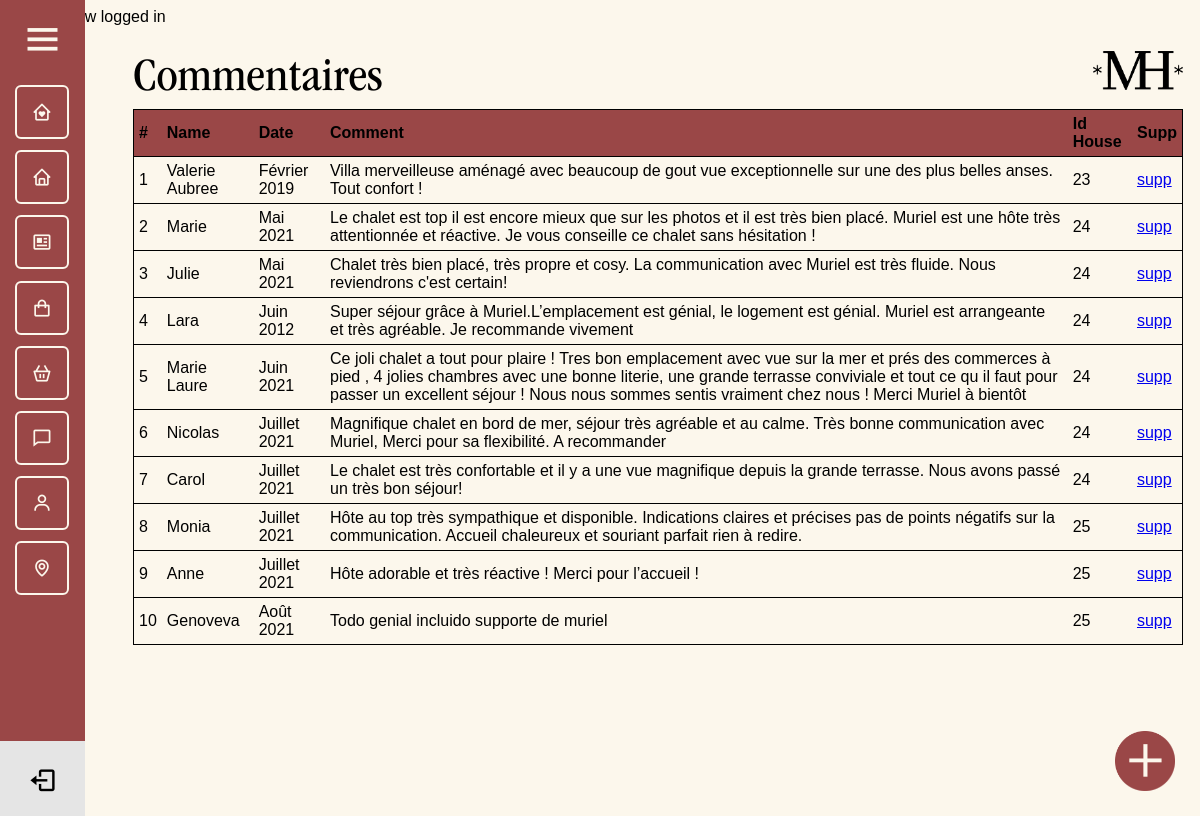
/admin/comments.php (signed in), run on the app's committed database.
### tables this page shows
CREATE TABLE IF NOT EXISTS `comments` (
  `id` int(11) NOT NULL AUTO_INCREMENT,
  `fullname` varchar(255) NOT NULL,
  `date_c` varchar(50) DEFAULT NULL,
  `comment` longtext NOT NULL,
  `id_rooms` int(11) NOT NULL,
  PRIMARY KEY (`id`),
  KEY `id_rooms` (`id_rooms`)
);

### admin/comments.php (the view, shortened to what this page needs)
<?php
require_once $_SERVER['DOCUMENT_ROOT'] . '/core/core.php';
include 'includes/header.php';
include 'includes/navigation.php';
$sql = "SELECT * FROM comments ORDER BY id_rooms";
$result = $db->query($sql);
$row_count = 1;
?>
<div class="admin_page">
  <div class="header_admin">
    <h1>Commentaires</h1>
    <img src="../assets/png/LOGO_ANCIEN.png" alt="Logo Muriel">
  </div>
  <div class="admin_page_comments">
    <table class="">
      <thead>
        <tr>
          <th>#</th>
          <th>Name</th>
          <th>Date</th>
          <th>Comment</th>
          <th>Id House</th>
          <th>Supp</th>
        </tr>
      </thead>
      <tbody>
        <?php while ($rows = mysqli_fetch_assoc($result)) : ?>
          <tr>
            <td><?= $row_count++; ?></td>
            <td><?= $rows['fullname']; ?></td>
            <td><?= $rows['date_c']; ?></td>
            <td><?= $rows['comment']; ?></td>
            <td><?= $rows['id_rooms']; ?></td>
            <td>
              <a href="comments.php?delete=<?= $rows['id']; ?>" class="w3-btn w3-small w3-red"><span class="glyphicon glyphicon-trash">supp</span></a>
            </td>
          </tr>
        <?php endwhile; ?>
      </tbody>
    </table>
    <a href="add_commentaire.php"><img src="/assets/png/button_add.png" alt=""></a>
  </div>
</div>

### core/core.php (shortened to what this page needs)
<?php
 if(isset($_SESSION['logged_in'])){
    echo '<div>'.$_SESSION['logged_in'].'</div> ';
}
?>

### admin/includes/header.php (shortened to what this page needs)
<!DOCTYPE html>
<html lang="fr">
<head>
    <link href='https://unpkg.com/boxicons@2.0.8/css/boxicons.min.css' rel='stylesheet'>
    <link rel="stylesheet" href="./css/style.css">
</head>
<body>

### admin/includes/navigation.php (shortened to what this page needs)
  <div class="sidebar">
    <div class="logo_content">
      <i class='bx bx-menu' id="btn"></i>
    </div>
    <ul class="nav_list">
      <li>
        <a href="reservations.php">
          <i class='bx bx-home-heart'></i>
        </a>
      </li>
      <li>
        <a href="rooms.php">
          <i class='bx bx-home'></i>
        </a>
      </li>
      <li>
        <a href="tours.php">
        <i class='bx bx-news' ></i>
        </a>
      </li>
      <li>
        <a href="products.php">
          <i class='bx bx-shopping-bag'></i>
        </a>
      </li>
      <li>
        <a href="">
          <i class='bx bx-basket'></i>
        </a>
      </li>
      <li>
        <a href="comments.php">
          <i class='bx bx-comment'></i>
        </a>
      </li>
      <li>
        <a href="users.php">
          <i class='bx bx-user'></i>
        </a>
      </li>
      <li>
        <a href="../index.php">
        <i class='bx bx-map' ></i>
        </a>
      </li>
    </ul>
      <div class="profile_content">
        <div class="profile">
          <a href="logout.php">
              <i class='bx bx-log-out' id="log_out"></i>
            </a>
        </div>
      </div>
  </div>
</body>
</html>

### admin/css/style.css (style rules this page uses)
body { position: relative; min-height: 100vh; width: 100%; background-color: #FCF7EC; font-family: sans-serif; overflow-x: hidden; }
.sidebar { position: fixed; top: 0; left: 0; height: 100%; width: 55px; background: #9A4747; padding: 15px 15px; transition: all 0.5s ease; z-index: 10; }
.sidebar #btn { position: absolute; color: #FCF7EC; left: 50%; top: 15px; font-size: 45px; height: 50px; width: 50px; text-align: center; line-height: 50px; transform: translateX(-50%); }
.sidebar ul { margin-top: 20px; }
.nav_list { padding: 0; }
.sidebar ul li { position: relative; height: 50px; width: 90%; padding: 0; list-style: none; line-height: 50px; margin-bottom: 1.4vh; border: solid 2px #FCF7EC; border-radius: 6px; }
.sidebar ul li a { color: #FCF7EC; display: flex; align-items: center; text-decoration: none; border-radius: 6px; white-space: nowrap; }
.sidebar ul li i { height: 50px; min-width: 50px; border-radius: 6px; line-height: 50px; text-align: center; font-size: 1.7vw; }
.sidebar .profile_content { position: absolute; color: #FCF7EC; background-color: #E5E5E5; bottom: 15px; left: 0; width: 100%; }
.sidebar .profile_content .profile { position: relative; padding: 15px 10px; height: 60px; }
.profile #log_out { position: absolute; bottom: 25px; left: 50%; transform: translateX(-50%); min-width: 50px; line-height: 50px; font-size: 20px; border-radius: 6px; text-align: center; font-size: 29px; color: black; }
.admin_page { margin: 25px 25px 25px 125px; }
.admin_page .header_admin { display: flex; justify-content: space-between; }
.admin_page .header_admin h1 { font-family: ITCGaramondStd-BkNarrow; font-style: normal; font-weight: normal; font-size: 4vw; margin: 0; }
.admin_page .header_admin img { width: 90px; height: 39px; }
.admin_page_tours a img, .admin_page_comments a img { position: fixed; right: 25px; bottom: 25px; width: 60px; transition: all 0.5s; }
.admin_page_reserv table, .admin_page_comments table, .admin_page_users table { width: 100%; border-collapse: collapse; border: solid 1px; }
.admin_page_reserv th, .admin_page_comments th, .admin_page_users th { text-align: left; padding: 5px; }
.admin_page_reserv thead, .admin_page_comments thead, .admin_page_users thead { background-color: #9A4747; }
.admin_page_reserv tr, .admin_page_comments tr, .admin_page_users tr { border-bottom: solid 1px; }
.admin_page_reserv td, .admin_page_comments td, .admin_page_users td { padding: 5px; }

### data on the page
comments: fullname "Valerie Aubree", date_c "Février 2019", comment "Villa merveilleuse aménagé avec beaucoup de gout vue exceptionnelle sur une des plus belles anses. Tout confort !", id_rooms "23"
comments: fullname "Marie", date_c "Mai 2021", comment "Le chalet est top il est encore mieux que sur les photos et il est très bien placé. Muriel est une hôte très attentionnée et réactive. Je vous conseille ce chalet sans hésitation !", id_rooms "24"
comments: fullname "Julie", date_c "Mai 2021", comment "Chalet très bien placé, très propre et cosy. La communication avec Muriel est très fluide. Nous reviendrons c'est certain!", id_rooms "24"
comments: fullname "Lara", date_c "Juin 2012", comment "Super séjour grâce à Muriel.L’emplacement est génial, le logement est génial. Muriel est arrangeante et très agréable. Je recommande vivement", id_rooms "24"
comments: fullname "Marie Laure", date_c "Juin 2021", comment "Ce joli chalet a tout pour plaire ! Tres bon emplacement avec vue sur la mer et prés des commerces à pied , 4 jolies chambres avec une bonne literie, une grande terrasse conviviale et tout ce qu il faut pour passer un excellent séjour ! Nous nous sommes sentis vraiment chez nous ! Merci Muriel à bientôt", id_rooms "24"
comments: fullname "Nicolas", date_c "Juillet 2021", comment "Magnifique chalet en bord de mer, séjour très agréable et au calme. Très bonne communication avec Muriel, Merci pour sa flexibilité. A recommander", id_rooms "24"
comments: fullname "Carol", date_c "Juillet 2021", comment "Le chalet est très confortable et il y a une vue magnifique depuis la grande terrasse. Nous avons passé un très bon séjour!", id_rooms "24"
comments: fullname "Monia", date_c "Juillet 2021", comment "Hôte au top très sympathique et disponible. Indications claires et précises pas de points négatifs sur la communication. Accueil chaleureux et souriant parfait rien à redire.", id_rooms "25"
comments: fullname "Anne", date_c "Juillet 2021", comment "Hôte adorable et très réactive ! Merci pour l’accueil !", id_rooms "25"
comments: fullname "Genoveva", date_c "Août 2021", comment "Todo genial incluido supporte de muriel", id_rooms "25"

### other printed values
$_SESSION['logged_in'] "You are now logged in"
